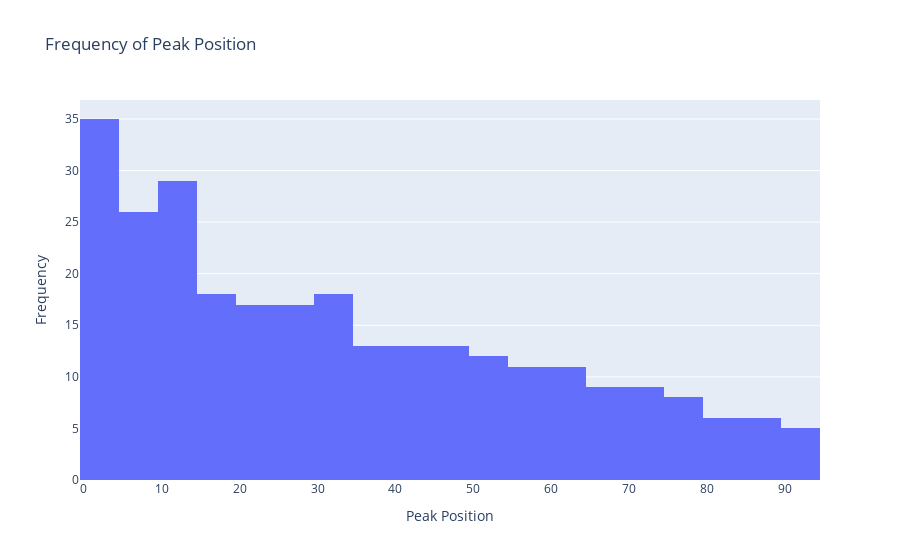

The cell this chart's notebook holds for it:
### Markdown cell above
### Distribution of Peak Position

### Code cell
fig = px.histogram(df,
                   x='Peak Position',
                   nbins=20,
                   title="Frequency of Peak Position")
fig.update_layout(xaxis_title="Peak Position",
                 yaxis_title="Frequency")
fig.show()

### Figure 1 — Plotly figure (JSON) as saved in the notebook; plotly's stock layout.template omitted (floating-point values rounded to 4 significant figures; data arrays with more than 128 entries replaced by an {"elided": "..."} marker saying what was removed)
{"data": [{"bingroup": "x", "hovertemplate": "Peak Position=%{x}<br>count=%{y}<extra></extra>", "legendgroup": "", "marker": {"color": "#636efa", "pattern": {"shape": ""}}, "name": "", "nbinsx": 20, "orientation": "v", "showlegend": false, "type": "histogram", "x": {"elided": "276 int values"}, "xaxis": "x", "yaxis": "y"}], "layout": {"barmode": "relative", "legend": {"tracegroupgap": 0}, "title": {"text": "Frequency of Peak Position"}, "xaxis": {"anchor": "y", "domain": [0, 1], "title": {"text": "Peak Position"}}, "yaxis": {"anchor": "x", "domain": [0, 1], "title": {"text": "Frequency"}}}}
